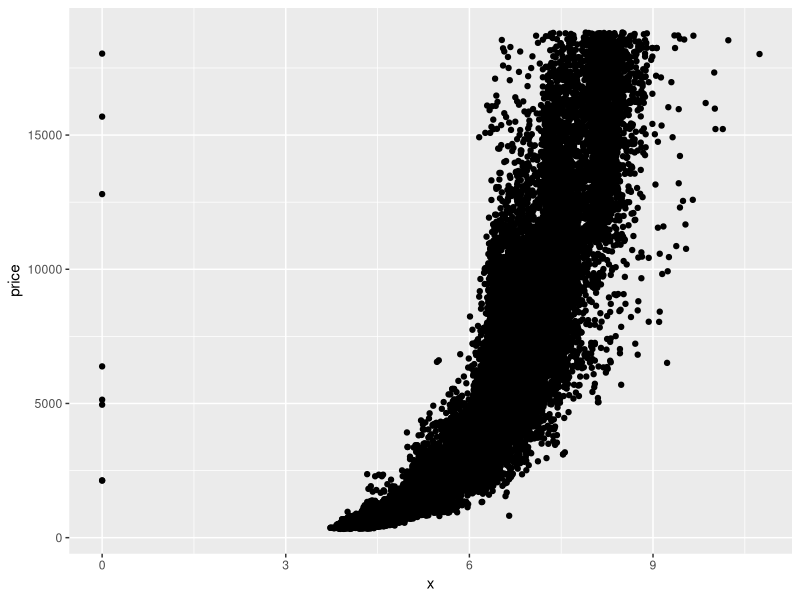
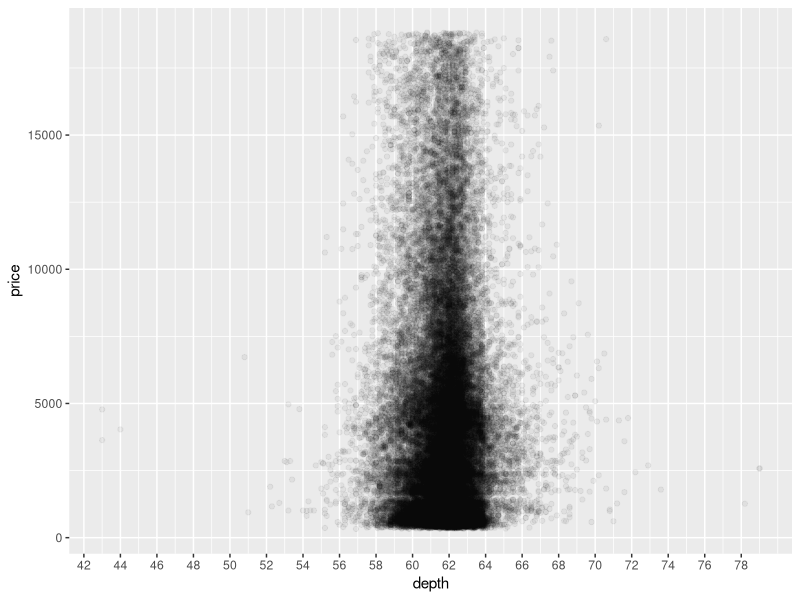
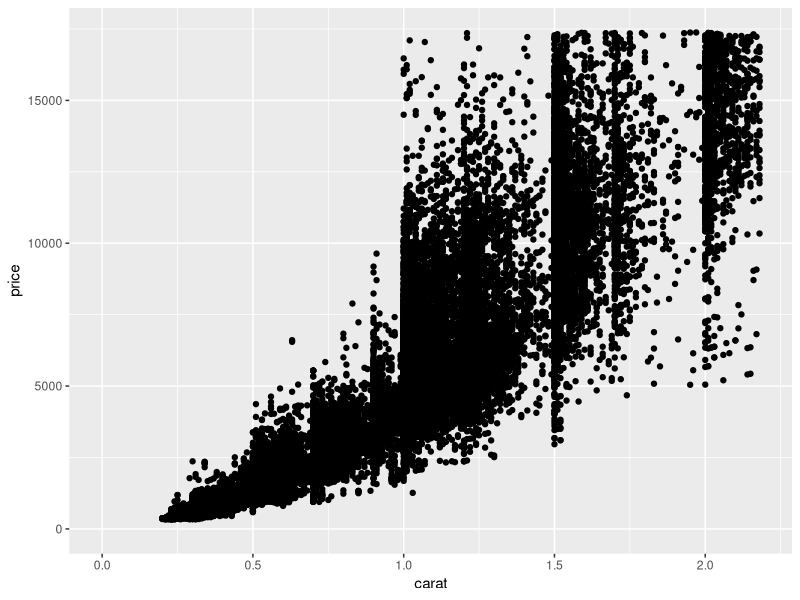
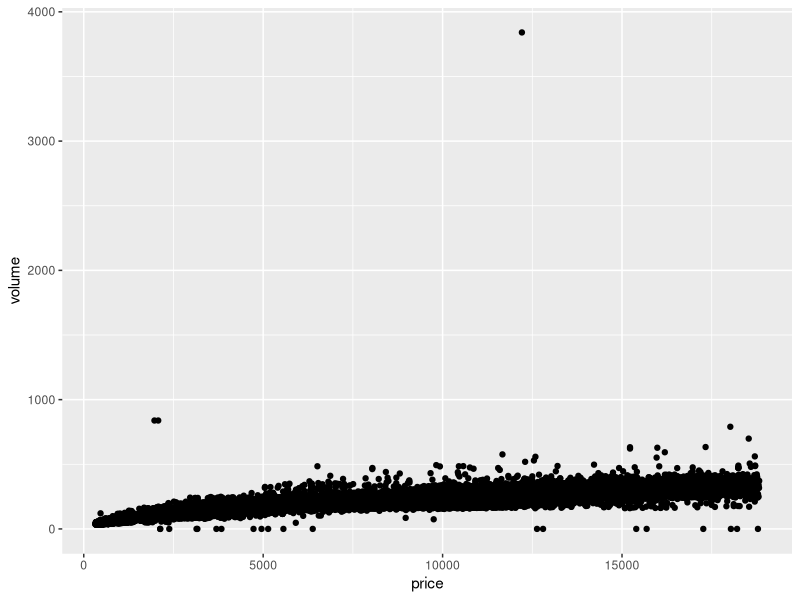
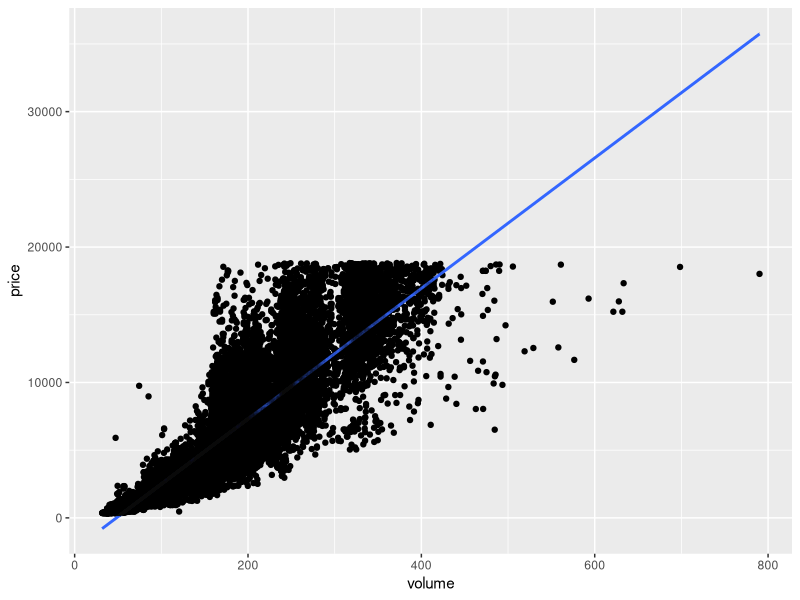
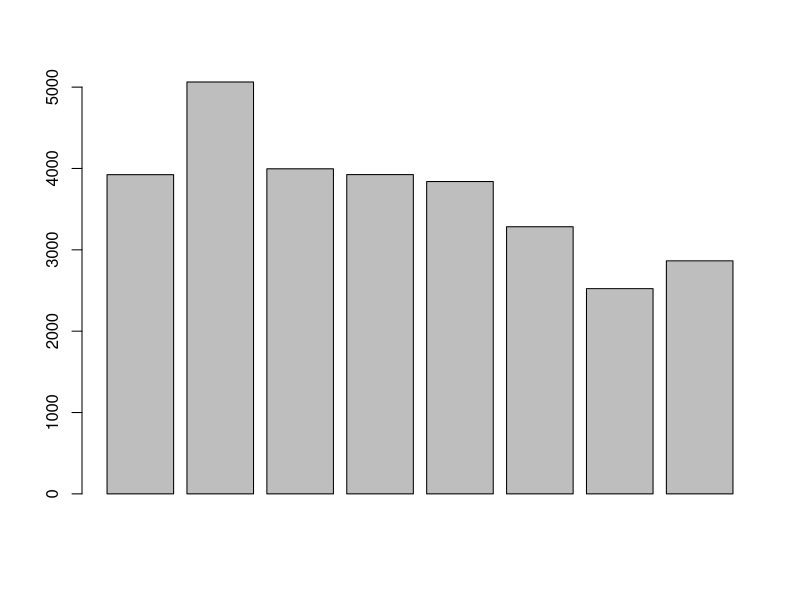
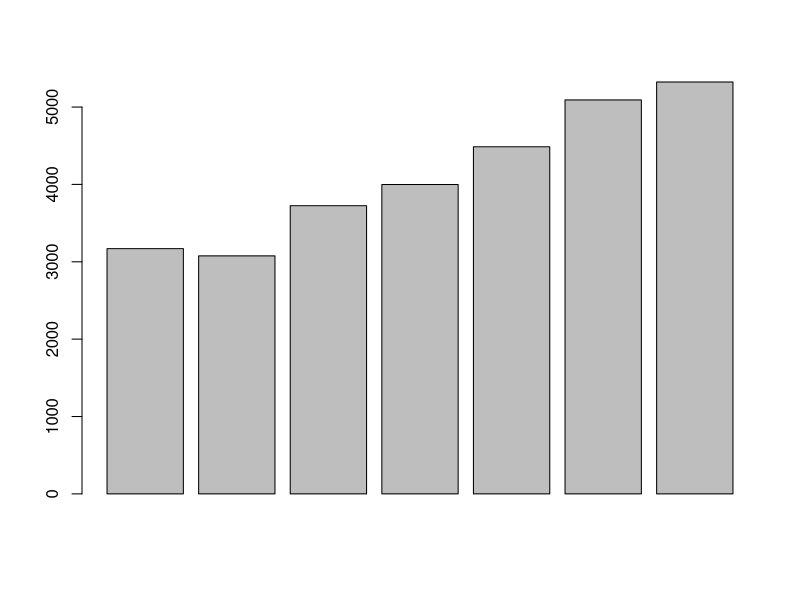

Generate these figures, in order, with R: (Note: this script raises an error after producing the figures.)
library(ggplot2)
library(dplyr)
data('diamonds')

#Scatterplot
qplot(x = x, y = price, data = diamonds)
#correlation
cor.test(diamonds$x, diamonds$price, method='pearson')
cor.test(diamonds$y, diamonds$price, method='pearson')
cor.test(diamonds$price, diamonds$z, method='pearson')
cor.test(diamonds$depth, diamonds$price, method='pearson')
summary(diamonds$depth)
#transparency and breaks
ggplot(data = diamonds, aes(x = depth, y = price)) + 
  geom_point(alpha=1/20) + scale_x_continuous(breaks=seq(0,79,2))
## Create a scatterplot of price vs carat
# and omit the top 1% of price and carat values.
qplot(data=diamonds, y=price, x=carat) +ylim(0,quantile(diamonds$price, 0.99))+
  xlim(0,quantile(diamonds$carat, 0.99))

# Create a scatterplot of price vs. volume (x * y * z).
# This is a very rough approximation for a diamond's volume.
diamonds$volume <- diamonds$x * diamonds$y * diamonds$z
qplot(x=price, y=volume, data=diamonds)

#Correlation of price and volume, 0 < volume < 800
dia_sub <- subset(diamonds, diamonds$volume<800 & diamonds$volume>0)
cor.test(dia_sub$price, dia_sub$volume)

# Subset the data to exclude diamonds with a volume
# greater than or equal to 800. Also, exclude diamonds
# with a volume of 0. Adjust the transparency of the
# points and add a linear model to the plot. (See the
# Instructor Notes or look up the documentation of
# geom_smooth() for more details about smoothers.)
qplot(x=volume, y=price, data=dia_sub) + 
  stat_smooth(method = "lm", formula = y ~ x, size = 1) +
  geom_point(alpha=1/20)

# Use the function dplyr package
# to create a new data frame containing
# info on diamonds by clarity.

# Name the data frame diamondsByClarity

# The data frame should contain the following
# variables in this order.

#       (1) mean_price
#       (2) median_price
#       (3) min_price
#       (4) max_price
#       (5) n

# where n is the number of diamonds in each
# level of clarity.
dia_cla <- group_by(diamonds, clarity)
diamondsByClarity<- summarise(dia_cla,mean_price=mean(price),
                                 median_price = median(price),
                                 min_price = min(price),
                                 max_price = max(price),
                                 n=n())


# Your task is to write additional code to create two bar plots
# on one output image using the grid.arrange() function from the package
# gridExtra.
diamonds_by_clarity <- group_by(diamonds, clarity)
diamonds_mp_by_clarity <- summarise(diamonds_by_clarity, mean_price = mean(price))
diamonds_by_color <- group_by(diamonds, color)
diamonds_mp_by_color <- summarise(diamonds_by_color, mean_price = mean(price))

library(gridExtra)
p1 <- barplot(diamonds_mp_by_clarity$mean_price)
p2 <- barplot(diamonds_mp_by_color$mean_price)  
grid.arrange(p3,p4, ncol=2, top="hello")
